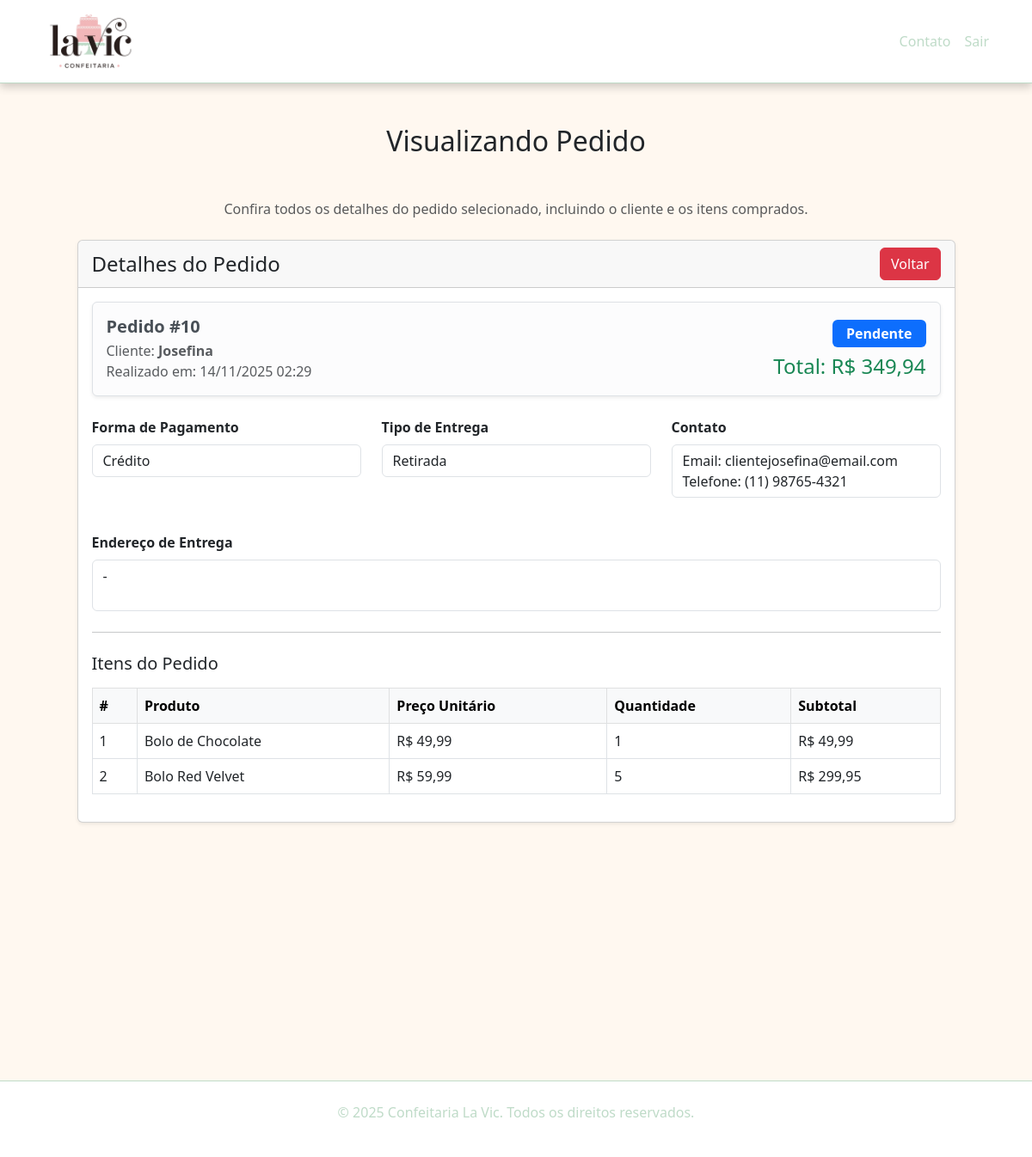
The page /pedido-view.php?id=10 (signed in) on the database its author committed.
### tables this page shows
CREATE TABLE `pedidos` (
  `id` int(11) NOT NULL,
  `id_usuario` int(11) NOT NULL,
  `status` enum('Pendente','Em progresso','A caminho','Entregue') DEFAULT 'Pendente',
  `forma_pagamento` enum('Dinheiro','Débito','Crédito') DEFAULT 'Dinheiro',
  `entrega` enum('Entrega','Retirada') DEFAULT 'Entrega',
  `data_pedido` datetime DEFAULT current_timestamp(),
  `total` decimal(10,2) DEFAULT 0.00
);

CREATE TABLE `usuarios` (
  `id` int(11) NOT NULL,
  `nome` varchar(100) NOT NULL,
  `email` varchar(100) NOT NULL,
  `telefone` varchar(20) DEFAULT NULL,
  `data_nascimento` date DEFAULT NULL,
  `cep` varchar(10) DEFAULT NULL,
  `rua` varchar(100) DEFAULT NULL,
  `numero` varchar(10) DEFAULT NULL,
  `complemento` varchar(100) DEFAULT NULL,
  `bairro` varchar(100) DEFAULT NULL,
  `cidade` varchar(100) DEFAULT NULL,
  `estado` varchar(2) DEFAULT NULL,
  `senha` varchar(255) NOT NULL,
  `tipo` enum('cliente','admin') DEFAULT 'cliente',
  `data_cadastro` datetime NOT NULL
);

CREATE TABLE `pedido_itens` (
  `id` int(11) NOT NULL,
  `id_pedido` int(11) NOT NULL,
  `id_produto` int(11) NOT NULL,
  `quantidade` int(11) NOT NULL,
  `preco_unitario` decimal(10,2) NOT NULL,
  `subtotal` decimal(10,2) NOT NULL
);

CREATE TABLE `produtos` (
  `id` int(11) NOT NULL,
  `nome` varchar(100) NOT NULL,
  `categoria` varchar(255) DEFAULT NULL,
  `descricao` text DEFAULT NULL,
  `preco` decimal(10,2) NOT NULL,
  `imagem` varchar(255) DEFAULT NULL
);

### pedido-view.php (the view, shortened to what this page needs)
<?php
include_once('conexao.php');
?>
<!DOCTYPE html>
<html lang="pt-br">
<head>
  <link href="https://cdn.jsdelivr.net/npm/bootstrap@5.3.0/dist/css/bootstrap.min.css" rel="stylesheet">
  <link rel="stylesheet" href="assets/css/style.css">
</head>
    <body>
    <nav class="navbar navbar-expand-lg custom-navbar">
        <div class="container">
        <a class="navbar-brand" href="index.html">
            <img src="assets/img/logo.png" alt="Confeitaria La Vic" height="70">
        </a>
        <div class="collapse navbar-collapse" id="navbarNav">
            <ul class="navbar-nav ms-auto">
            <li class="nav-item"><a class="nav-link" href="contato-user.html">Contato</a></li>
            <li class="nav-item"><a class="nav-link" href="logout.php">Sair</a></li>
            </ul>
        </div>
        </div>
    </nav>
    <div class="container mt-5 mb-5">
        <h2 class="text-center mb-5">Visualizando Pedido</h2>
        <div class="text-center mb-4">
        <p class="text-muted">Confira todos os detalhes do pedido selecionado, incluindo o cliente e os itens comprados.</p>
        </div>
        <div class="row justify-content-center">
        <div class="col-md-11">
            <div class="card shadow-sm">
            <div class="card-header d-flex justify-content-between align-items-center">
                <h4 class="mb-0">Detalhes do Pedido</h4>
                <a href="pedidos.php" class="btn btn-danger">Voltar</a>
            </div>
            <div class="card-body">
                <?php
                if (isset($_GET['id'])) {
                $pedido_id = mysqli_real_escape_string($conexao, $_GET['id']);
                $sql = "SELECT
                            p.*,
                            u.nome AS nome_usuario, u.email, u.telefone,
                            u.rua, u.numero, u.complemento, u.bairro, u.cidade, u.estado, u.cep
                        FROM pedidos p
                        LEFT JOIN usuarios u ON p.id_usuario = u.id
                        WHERE p.id = '$pedido_id'";
                $query = mysqli_query($conexao, $sql);
                if ($query && mysqli_num_rows($query) > 0) {
                    $pedido = mysqli_fetch_array($query);
                    $enderecoCompleto = '-';
                ?>
                <div class="alert alert-light border shadow-sm mb-4">
                    <div class="d-flex flex-wrap justify-content-between align-items-center">
                    <div>
                        <h5 class="mb-1 fw-bold">Pedido #<?= $pedido['id']; ?></h5>
                        <p class="mb-0 text-muted">
                        Cliente: <strong><?= htmlspecialchars($pedido['nome_usuario'] ?? 'Cliente removido'); ?></strong><br>
                        Realizado em: <?= date('d/m/Y H:i', strtotime($pedido['data_pedido'])); ?>
                        </p>
                    </div>
                    <div class="text-end mt-2 mt-md-0">
                        <span class="badge bg-primary fs-6 px-3 py-2"><?= htmlspecialchars($pedido['status']); ?></span><br>
                        <h4 class="mt-2 mb-0 text-success">Total: R$ <?= number_format($pedido['total'], 2, ',', '.'); ?></h4>
                    </div>
                    </div>
                </div>
                <div class="row mb-4">
                    <div class="col-md-4">
                    <label class="form-label fw-bold">Forma de Pagamento</label>
                    <p class="form-control"><?= htmlspecialchars($pedido['forma_pagamento']); ?></p>
                    </div>
                    <div class="col-md-4">
                    <label class="form-label fw-bold">Tipo de Entrega</label>
                    <p class="form-control"><?= htmlspecialchars($pedido['entrega']); ?></p>
                    </div>
                    <div class="col-md-4">
                    <label class="form-label fw-bold">Contato</label>
                    <p class="form-control" style="height:auto;">
                        Email: <?= htmlspecialchars($pedido['email']); ?><br>
                        Telefone: <?= htmlspecialchars($pedido['telefone']); ?>
                    </p>
                    </div>
                </div>
                <div class="mb-4">
                    <label class="form-label fw-bold">Endereço de Entrega</label>
                    <p class="form-control" style="height:auto; min-height:60px;">
                    <?= htmlspecialchars($enderecoCompleto); ?>
                    </p>
                </div>
                <hr>
                <h5 class="mt-4 mb-3">Itens do Pedido</h5>
                <div class="table-responsive">
                    <table class="table table-bordered align-middle">
                    <thead class="table-light">
                        <tr>
                        <th>#</th>
                        <th>Produto</th>
                        <th>Preço Unitário</th>
                        <th>Quantidade</th>
                        <th>Subtotal</th>
                        </tr>
                    </thead>
                    <tbody>
                        <?php
                        $sql_itens = "SELECT
                                        pi.*,
                                        pr.nome AS nome_produto,
                                        pr.preco AS preco_produto
                                    FROM pedido_itens pi
                                    LEFT JOIN produtos pr ON pi.id_produto = pr.id
                                    WHERE pi.id_pedido = '$pedido_id'";
                        $itens = mysqli_query($conexao, $sql_itens);
                        if ($itens && mysqli_num_rows($itens) > 0) {
                        $contador = 1;
                        while ($item = mysqli_fetch_array($itens)) {
                            $subtotal = $item['quantidade'] * $item['preco_produto'];
                            ?>
                            <tr>
                            <td><?= $contador++; ?></td>
                            <td><?= htmlspecialchars($item['nome_produto']); ?></td>
                            <td>R$ <?= number_format($item['preco_produto'], 2, ',', '.'); ?></td>
                            <td><?= $item['quantidade']; ?></td>
                            <td>R$ <?= number_format($subtotal, 2, ',', '.'); ?></td>
                            </tr>
                            <?php
                        }
                        } else {
                        echo '<tr><td colspan="5" class="text-center text-muted">Nenhum item encontrado para este pedido.</td></tr>';
                        }
                        ?>
                    </tbody>
                    </table>
                </div>
                <?php
                } else {
                    echo "<h5>Pedido não encontrado.</h5>";
                }
                } else {
                echo "<h5>ID do pedido não informado.</h5>";
                }
                ?>
            </div>
            </div>
        </div>
        </div>
    </div>
    <footer class="text-white text-center py-4 custom-footer">
        <p>&copy; 2025 Confeitaria La Vic. Todos os direitos reservados.</p>
    </footer>
    </body>
</html>

### assets/css/style.css (style rules this page uses)
body { background-color: #fff8f0; }
.custom-navbar { background-color: white; border-bottom: 1px solid #BFDBC8 ; box-shadow: 0 4px 10px rgba(0, 0, 0, 0.2); }
.custom-navbar .nav-link { color: #BFDBC8; }
.banner-custom h1, p { color: white; }
.custom-footer { margin-top: 25%; background-color: white; border-top: 1px solid #BFDBC8 ; }
.custom-footer p { color: #BFDBC8; }

### rows shown on the page
pedidos: id "10", id_usuario.nome "Josefina", data_pedido "14/11/2025 02:29", status "Pendente", total "349,94", forma_pagamento "Crédito", entrega "Retirada", id_usuario.email "clientejosefina@email.com", id_usuario.telefone "(11) 98765-4321"
pedido_itens: id_produto.nome "Bolo de Chocolate", id_produto.preco "49,99", quantidade "1", quantidade.preco "49,99"
pedido_itens: id_produto.nome "Bolo Red Velvet", id_produto.preco "59,99", quantidade "5", quantidade.preco "299,95"

### other values the page prints
$enderecoCompleto "-"
